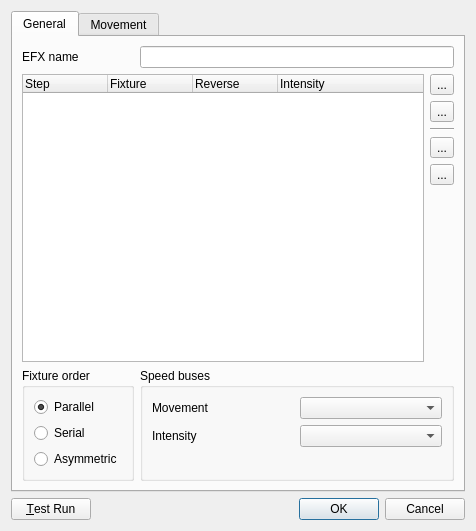
<?xml version="1.0" encoding="UTF-8"?>
<ui version="4.0">
 <class>EFXEditor</class>
 <widget class="QDialog" name="EFXEditor">
  <property name="geometry">
   <rect>
    <x>0</x>
    <y>0</y>
    <width>476</width>
    <height>531</height>
   </rect>
  </property>
  <property name="windowTitle">
   <string>EFX Editor</string>
  </property>
  <layout class="QGridLayout" name="gridLayout_5">
   <item row="0" column="0" colspan="2">
    <widget class="QTabWidget" name="m_tab">
     <property name="toolTip">
      <string/>
     </property>
     <property name="currentIndex">
      <number>0</number>
     </property>
     <widget class="QWidget" name="General">
      <attribute name="title">
       <string>General</string>
      </attribute>
      <layout class="QGridLayout" name="gridLayout_2">
       <item row="0" column="0">
        <widget class="QLabel" name="m_nameLabel">
         <property name="sizePolicy">
          <sizepolicy hsizetype="Maximum" vsizetype="Preferred">
           <horstretch>0</horstretch>
           <verstretch>0</verstretch>
          </sizepolicy>
         </property>
         <property name="text">
          <string>EFX name</string>
         </property>
        </widget>
       </item>
       <item row="0" column="1" colspan="3">
        <widget class="QLineEdit" name="m_nameEdit">
         <property name="toolTip">
          <string>The name of the function being edited</string>
         </property>
        </widget>
       </item>
       <item row="1" column="0" rowspan="6" colspan="3">
        <widget class="QTreeWidget" name="m_tree">
         <property name="sizePolicy">
          <sizepolicy hsizetype="Expanding" vsizetype="Expanding">
           <horstretch>0</horstretch>
           <verstretch>1</verstretch>
          </sizepolicy>
         </property>
         <property name="alternatingRowColors">
          <bool>true</bool>
         </property>
         <property name="selectionMode">
          <enum>QAbstractItemView::ExtendedSelection</enum>
         </property>
         <property name="rootIsDecorated">
          <bool>false</bool>
         </property>
         <property name="itemsExpandable">
          <bool>false</bool>
         </property>
         <property name="allColumnsShowFocus">
          <bool>true</bool>
         </property>
         <attribute name="headerDefaultSectionSize">
          <number>85</number>
         </attribute>
         <column>
          <property name="text">
           <string>Step</string>
          </property>
         </column>
         <column>
          <property name="text">
           <string>Fixture</string>
          </property>
         </column>
         <column>
          <property name="text">
           <string>Reverse</string>
          </property>
         </column>
         <column>
          <property name="text">
           <string>Intensity</string>
          </property>
         </column>
        </widget>
       </item>
       <item row="1" column="3">
        <widget class="QToolButton" name="m_addFixtureButton">
         <property name="text">
          <string notr="true">...</string>
         </property>
         <property name="icon">
          <iconset resource="qlcui.qrc">
           <normaloff>:/edit_add.png</normaloff>:/edit_add.png</iconset>
         </property>
         <property name="iconSize">
          <size>
           <width>26</width>
           <height>26</height>
          </size>
         </property>
        </widget>
       </item>
       <item row="2" column="3">
        <widget class="QToolButton" name="m_removeFixtureButton">
         <property name="text">
          <string notr="true">...</string>
         </property>
         <property name="icon">
          <iconset resource="qlcui.qrc">
           <normaloff>:/edit_remove.png</normaloff>:/edit_remove.png</iconset>
         </property>
         <property name="iconSize">
          <size>
           <width>26</width>
           <height>26</height>
          </size>
         </property>
        </widget>
       </item>
       <item row="3" column="3">
        <widget class="Line" name="line">
         <property name="orientation">
          <enum>Qt::Horizontal</enum>
         </property>
        </widget>
       </item>
       <item row="4" column="3">
        <widget class="QToolButton" name="m_raiseFixtureButton">
         <property name="text">
          <string notr="true">...</string>
         </property>
         <property name="icon">
          <iconset resource="qlcui.qrc">
           <normaloff>:/up.png</normaloff>:/up.png</iconset>
         </property>
         <property name="iconSize">
          <size>
           <width>26</width>
           <height>26</height>
          </size>
         </property>
        </widget>
       </item>
       <item row="5" column="3">
        <widget class="QToolButton" name="m_lowerFixtureButton">
         <property name="text">
          <string notr="true">...</string>
         </property>
         <property name="icon">
          <iconset resource="qlcui.qrc">
           <normaloff>:/down.png</normaloff>:/down.png</iconset>
         </property>
         <property name="iconSize">
          <size>
           <width>26</width>
           <height>26</height>
          </size>
         </property>
        </widget>
       </item>
       <item row="6" column="3">
        <spacer name="verticalSpacer">
         <property name="orientation">
          <enum>Qt::Vertical</enum>
         </property>
         <property name="sizeHint" stdset="0">
          <size>
           <width>0</width>
           <height>0</height>
          </size>
         </property>
        </spacer>
       </item>
       <item row="7" column="0">
        <widget class="QGroupBox" name="m_orderGroup">
         <property name="title">
          <string>Fixture order</string>
         </property>
         <layout class="QVBoxLayout" name="verticalLayout_5">
          <item>
           <widget class="QRadioButton" name="m_parallelRadio">
            <property name="toolTip">
             <string>All fixtures move in parallel</string>
            </property>
            <property name="text">
             <string>Parallel</string>
            </property>
            <property name="checked">
             <bool>true</bool>
            </property>
           </widget>
          </item>
          <item>
           <widget class="QRadioButton" name="m_serialRadio">
            <property name="toolTip">
             <string>The pattern propagates to each fixture in a sequential order</string>
            </property>
            <property name="text">
             <string>Serial</string>
            </property>
           </widget>
          </item>
          <item>
           <widget class="QRadioButton" name="m_asymmetricRadio">
            <property name="toolTip">
             <string>Each fixture starts moving immediately with an offset</string>
            </property>
            <property name="text">
             <string>Asymmetric</string>
            </property>
           </widget>
          </item>
         </layout>
        </widget>
       </item>
       <item row="7" column="1" colspan="3">
        <widget class="QGroupBox" name="m_busGroup">
         <property name="title">
          <string>Speed buses</string>
         </property>
         <layout class="QGridLayout" name="gridLayout_4">
          <item row="0" column="0">
           <widget class="QLabel" name="label">
            <property name="text">
             <string>Movement</string>
            </property>
           </widget>
          </item>
          <item row="0" column="1">
           <widget class="QComboBox" name="m_movementBusCombo">
            <property name="toolTip">
             <string>Bus that controls the speed of the pattern</string>
            </property>
           </widget>
          </item>
          <item row="1" column="0">
           <widget class="QLabel" name="label_2">
            <property name="text">
             <string>Intensity</string>
            </property>
           </widget>
          </item>
          <item row="1" column="1">
           <widget class="QComboBox" name="m_fadeBusCombo"/>
          </item>
          <item row="2" column="0" colspan="2">
           <widget class="QLabel" name="label_3">
            <property name="text">
             <string/>
            </property>
            <property name="scaledContents">
             <bool>false</bool>
            </property>
           </widget>
          </item>
         </layout>
        </widget>
       </item>
      </layout>
     </widget>
     <widget class="QWidget" name="Movement">
      <attribute name="title">
       <string>Movement</string>
      </attribute>
      <layout class="QGridLayout" name="gridLayout_3">
       <item row="0" column="0" rowspan="2" colspan="2">
        <widget class="QFrame" name="m_previewFrame">
         <property name="sizePolicy">
          <sizepolicy hsizetype="Expanding" vsizetype="Expanding">
           <horstretch>0</horstretch>
           <verstretch>1</verstretch>
          </sizepolicy>
         </property>
         <property name="frameShape">
          <enum>QFrame::StyledPanel</enum>
         </property>
         <property name="frameShadow">
          <enum>QFrame::Sunken</enum>
         </property>
        </widget>
       </item>
       <item row="0" column="2">
        <widget class="QGroupBox" name="m_algorithmGroup">
         <property name="sizePolicy">
          <sizepolicy hsizetype="Preferred" vsizetype="Maximum">
           <horstretch>0</horstretch>
           <verstretch>0</verstretch>
          </sizepolicy>
         </property>
         <property name="title">
          <string>Pattern</string>
         </property>
         <layout class="QVBoxLayout" name="verticalLayout_3">
          <item>
           <widget class="QComboBox" name="m_algorithmCombo">
            <property name="toolTip">
             <string>Pattern for moving the mirror/head</string>
            </property>
           </widget>
          </item>
         </layout>
        </widget>
       </item>
       <item row="1" column="2" rowspan="2">
        <widget class="QGroupBox" name="m_parametersGroup">
         <property name="title">
          <string>Parameters</string>
         </property>
         <layout class="QGridLayout" name="gridLayout">
          <item row="0" column="0">
           <widget class="QLabel" name="m_widthLabel">
            <property name="text">
             <string>Width</string>
            </property>
           </widget>
          </item>
          <item row="0" column="1">
           <widget class="QSpinBox" name="m_widthSpin">
            <property name="toolTip">
             <string>Value width of the pattern</string>
            </property>
            <property name="maximum">
             <number>127</number>
            </property>
            <property name="value">
             <number>127</number>
            </property>
           </widget>
          </item>
          <item row="1" column="0">
           <widget class="QLabel" name="m_heightLabel">
            <property name="text">
             <string>Height</string>
            </property>
           </widget>
          </item>
          <item row="1" column="1">
           <widget class="QSpinBox" name="m_heightSpin">
            <property name="toolTip">
             <string>Value height of the pattern</string>
            </property>
            <property name="maximum">
             <number>127</number>
            </property>
            <property name="value">
             <number>127</number>
            </property>
           </widget>
          </item>
          <item row="2" column="0">
           <widget class="QLabel" name="m_xOffsetLabel">
            <property name="text">
             <string>X offset</string>
            </property>
           </widget>
          </item>
          <item row="2" column="1">
           <widget class="QSpinBox" name="m_xOffsetSpin">
            <property name="toolTip">
             <string>Pattern's center point on the X axis</string>
            </property>
            <property name="maximum">
             <number>255</number>
            </property>
            <property name="value">
             <number>127</number>
            </property>
           </widget>
          </item>
          <item row="3" column="0">
           <widget class="QLabel" name="m_yOffsetLabel">
            <property name="text">
             <string>Y offset</string>
            </property>
           </widget>
          </item>
          <item row="3" column="1">
           <widget class="QSpinBox" name="m_yOffsetSpin">
            <property name="toolTip">
             <string>Pattern's center point on the Y axis</string>
            </property>
            <property name="maximum">
             <number>255</number>
            </property>
            <property name="value">
             <number>127</number>
            </property>
           </widget>
          </item>
          <item row="4" column="0">
           <widget class="QLabel" name="m_rotationLabel">
            <property name="text">
             <string>Rotation</string>
            </property>
           </widget>
          </item>
          <item row="4" column="1">
           <widget class="QSpinBox" name="m_rotationSpin">
            <property name="toolTip">
             <string>Rotation of the pattern's starting point</string>
            </property>
            <property name="maximum">
             <number>359</number>
            </property>
           </widget>
          </item>
          <item row="7" column="0">
           <widget class="QLabel" name="m_xFrequencyLabel">
            <property name="enabled">
             <bool>false</bool>
            </property>
            <property name="text">
             <string>X frequency</string>
            </property>
           </widget>
          </item>
          <item row="7" column="1">
           <widget class="QSpinBox" name="m_xFrequencySpin">
            <property name="enabled">
             <bool>false</bool>
            </property>
            <property name="toolTip">
             <string>Lissajous pattern's X frequency</string>
            </property>
            <property name="maximum">
             <number>5</number>
            </property>
            <property name="value">
             <number>2</number>
            </property>
           </widget>
          </item>
          <item row="8" column="0">
           <widget class="QLabel" name="m_yFrequencyLabel">
            <property name="enabled">
             <bool>false</bool>
            </property>
            <property name="text">
             <string>Y frequency</string>
            </property>
           </widget>
          </item>
          <item row="8" column="1">
           <widget class="QSpinBox" name="m_yFrequencySpin">
            <property name="enabled">
             <bool>false</bool>
            </property>
            <property name="toolTip">
             <string>Lissajous pattern's Y frequency</string>
            </property>
            <property name="maximum">
             <number>5</number>
            </property>
            <property name="value">
             <number>1</number>
            </property>
           </widget>
          </item>
          <item row="9" column="0">
           <widget class="QLabel" name="m_xPhaseLabel">
            <property name="enabled">
             <bool>false</bool>
            </property>
            <property name="text">
             <string>X phase</string>
            </property>
           </widget>
          </item>
          <item row="9" column="1">
           <widget class="QSpinBox" name="m_xPhaseSpin">
            <property name="enabled">
             <bool>false</bool>
            </property>
            <property name="toolTip">
             <string>Lissajous pattern's X phase</string>
            </property>
            <property name="maximum">
             <number>360</number>
            </property>
            <property name="value">
             <number>90</number>
            </property>
           </widget>
          </item>
          <item row="10" column="0">
           <widget class="QLabel" name="m_yPhaseLabel">
            <property name="enabled">
             <bool>false</bool>
            </property>
            <property name="text">
             <string>Y phase</string>
            </property>
           </widget>
          </item>
          <item row="10" column="1">
           <widget class="QSpinBox" name="m_yPhaseSpin">
            <property name="enabled">
             <bool>false</bool>
            </property>
            <property name="toolTip">
             <string>Lissajous pattern's Y phase</string>
            </property>
            <property name="maximum">
             <number>360</number>
            </property>
            <property name="value">
             <number>90</number>
            </property>
           </widget>
          </item>
          <item row="5" column="0" colspan="2">
           <widget class="Line" name="line_2">
            <property name="orientation">
             <enum>Qt::Horizontal</enum>
            </property>
           </widget>
          </item>
          <item row="11" column="0" colspan="2">
           <spacer name="verticalSpacer_4">
            <property name="orientation">
             <enum>Qt::Vertical</enum>
            </property>
            <property name="sizeHint" stdset="0">
             <size>
              <width>20</width>
              <height>40</height>
             </size>
            </property>
           </spacer>
          </item>
         </layout>
        </widget>
       </item>
       <item row="2" column="0">
        <widget class="QGroupBox" name="m_directionGroup">
         <property name="title">
          <string>Direction</string>
         </property>
         <layout class="QVBoxLayout" name="verticalLayout_2">
          <item>
           <widget class="QRadioButton" name="m_forward">
            <property name="toolTip">
             <string>Run the pattern forwards</string>
            </property>
            <property name="text">
             <string>Forward</string>
            </property>
            <property name="checked">
             <bool>true</bool>
            </property>
           </widget>
          </item>
          <item>
           <widget class="QRadioButton" name="m_backward">
            <property name="toolTip">
             <string>Run the pattern backwards</string>
            </property>
            <property name="text">
             <string>Backward</string>
            </property>
           </widget>
          </item>
          <item>
           <spacer name="verticalSpacer_2">
            <property name="orientation">
             <enum>Qt::Vertical</enum>
            </property>
            <property name="sizeType">
             <enum>QSizePolicy::Minimum</enum>
            </property>
            <property name="sizeHint" stdset="0">
             <size>
              <width>20</width>
              <height>40</height>
             </size>
            </property>
           </spacer>
          </item>
         </layout>
        </widget>
       </item>
       <item row="2" column="1">
        <widget class="QGroupBox" name="m_runOrderGroup">
         <property name="title">
          <string>Run order</string>
         </property>
         <layout class="QVBoxLayout" name="_2">
          <item>
           <widget class="QRadioButton" name="m_loop">
            <property name="toolTip">
             <string>Run through over and over again</string>
            </property>
            <property name="text">
             <string>Loop</string>
            </property>
            <property name="checked">
             <bool>true</bool>
            </property>
           </widget>
          </item>
          <item>
           <widget class="QRadioButton" name="m_singleShot">
            <property name="toolTip">
             <string>Run through once and stop</string>
            </property>
            <property name="text">
             <string>Single shot</string>
            </property>
           </widget>
          </item>
          <item>
           <widget class="QRadioButton" name="m_pingPong">
            <property name="toolTip">
             <string>First run forwards, then backwards, again forwards, etc...</string>
            </property>
            <property name="text">
             <string>Ping pong</string>
            </property>
           </widget>
          </item>
          <item>
           <spacer name="verticalSpacer_3">
            <property name="orientation">
             <enum>Qt::Vertical</enum>
            </property>
            <property name="sizeType">
             <enum>QSizePolicy::Minimum</enum>
            </property>
            <property name="sizeHint" stdset="0">
             <size>
              <width>20</width>
              <height>40</height>
             </size>
            </property>
           </spacer>
          </item>
         </layout>
        </widget>
       </item>
      </layout>
     </widget>
    </widget>
   </item>
   <item row="1" column="0">
    <widget class="QPushButton" name="m_testButton">
     <property name="text">
      <string>&amp;Test Run</string>
     </property>
     <property name="checkable">
      <bool>true</bool>
     </property>
    </widget>
   </item>
   <item row="1" column="1">
    <widget class="QDialogButtonBox" name="buttonBox">
     <property name="orientation">
      <enum>Qt::Horizontal</enum>
     </property>
     <property name="standardButtons">
      <set>QDialogButtonBox::Cancel|QDialogButtonBox::Ok</set>
     </property>
    </widget>
   </item>
  </layout>
 </widget>
 <resources>
  <include location="qlcui.qrc"/>
 </resources>
 <connections>
  <connection>
   <sender>buttonBox</sender>
   <signal>accepted()</signal>
   <receiver>EFXEditor</receiver>
   <slot>accept()</slot>
   <hints>
    <hint type="sourcelabel">
     <x>254</x>
     <y>574</y>
    </hint>
    <hint type="destinationlabel">
     <x>157</x>
     <y>274</y>
    </hint>
   </hints>
  </connection>
  <connection>
   <sender>buttonBox</sender>
   <signal>rejected()</signal>
   <receiver>EFXEditor</receiver>
   <slot>reject()</slot>
   <hints>
    <hint type="sourcelabel">
     <x>322</x>
     <y>574</y>
    </hint>
    <hint type="destinationlabel">
     <x>286</x>
     <y>274</y>
    </hint>
   </hints>
  </connection>
 </connections>
</ui>
